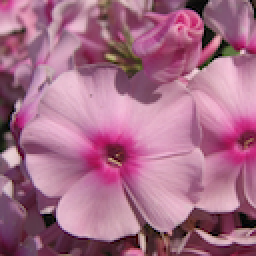
#> input picture flower_color_images/flower_images/0004.png, 128 x 128 px, given in place of 00_002.png, which was not available (shown 2 times larger)
$ jupyter execute translate.ipynb   (text cells are left out)
#> lines starting #> are read from the running program, lines starting #| are printed output that depends on the picture; pictures that were not available may be replaced by others from this repository, and a replacement may not be noted
[cell 1]
from google.colab import drive #buat loot drive
drive.mount('/content/drive')

[cell 2]
# import the necessary packages
from matplotlib import pyplot as plt
import numpy as np
import argparse
import imutils
import cv2

[cell 3]
def plt_imshow(title, image):
	# convert the image frame BGR to RGB color space and display it
	image = cv2.cvtColor(image, cv2.COLOR_BGR2RGB)
	plt.imshow(image)
	plt.title(title)
	plt.grid(False)
	plt.show()

[cell 4]
cd drive/MyDrive/

[cell 5]
# since we are using Jupyter Notebooks we can replace our argument
# parsing code with *hard coded* arguments and values
args = {
	"image": "/content/drive/MyDrive/TKC/00_002.png"
}

[cell 6]
# load the image and display it to our screen
image = cv2.imread(args["image"])
#> image is the input picture: shape (128, 128, 3); mean B, G, R 135.8, 108.8, 167.2
plt_imshow("Original", image)

# shift the image 25 pixels to the right and 50 pixels down
M = np.float32([[1, 0, 25], [0, 1, 50]])
shifted = cv2.warpAffine(image, M, (image.shape[1], image.shape[0]))
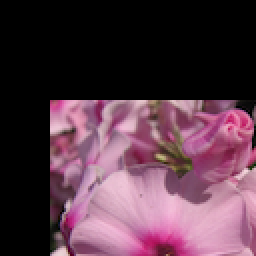
#> shifted: shape (128, 128, 3) (shown 2 times larger); mean B, G, R 69.6, 55.7, 85
plt_imshow("Shifted Down and Right", shifted)

[cell 7]
# now, let's shift the image 50 pixels to the left and 90 pixels
# up by specifying negative values for the x and y directions,
# respectively
M = np.float32([[1, 0, -50], [0, 1, -90]])
shifted = cv2.warpAffine(image, M, (image.shape[1], image.shape[0]))
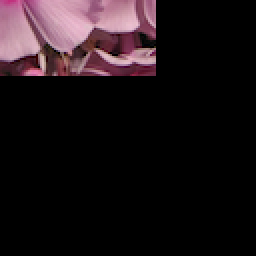
#> shifted: shape (128, 128, 3) (shown 2 times larger); mean B, G, R 22.2, 18.9, 28
plt_imshow("Shifted Up and Left", shifted)

[cell 8]
# use the imutils helper function to translate the image 100 pixels
# down in a single function call
shifted = imutils.translate(image, 0, 100)
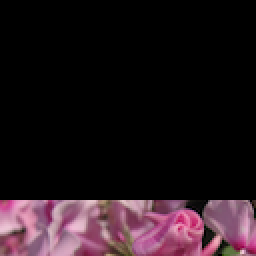
#> shifted: shape (128, 128, 3) (shown 2 times larger); mean B, G, R 27.1, 21.5, 34.3
plt_imshow("Shifted Down", shifted)

$ run again, on flower_color_images/flower_images/0006.png
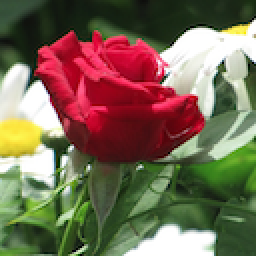
#> input picture flower_color_images/flower_images/0006.png, 128 x 128 px, given in place of 00_002.png, which was not available (shown 2 times larger)
#> image is the input picture: shape (128, 128, 3); mean B, G, R 82.8, 104.4, 120.3
#> `shifted = cv2.warpAffine(image, M, (image.shape[1], image.shape[0]))`:
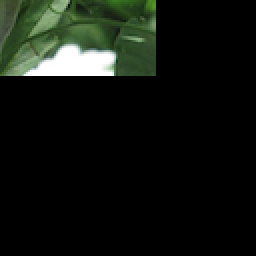
#> shifted: shape (128, 128, 3) (shown 2 times larger); mean B, G, R 15.4, 21.2, 16.9
#> `shifted = imutils.translate(image, 0, 100)`:
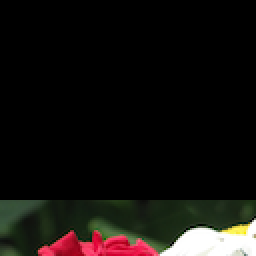
#> shifted: shape (128, 128, 3) (shown 2 times larger); mean B, G, R 14.3, 16.8, 19.8

$ run again, on flower_color_images/flower_images/0008.png
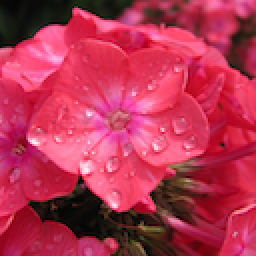
#> input picture flower_color_images/flower_images/0008.png, 128 x 128 px, given in place of 00_002.png, which was not available (shown 2 times larger)
#> image is the input picture: shape (128, 128, 3); mean B, G, R 81.3, 51.8, 180.4
#> `shifted = cv2.warpAffine(image, M, (image.shape[1], image.shape[0]))`:
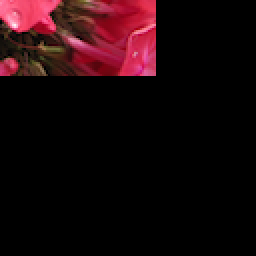
#> shifted: shape (128, 128, 3) (shown 2 times larger); mean B, G, R 10.3, 7.5, 25.5
#> `shifted = imutils.translate(image, 0, 100)`:
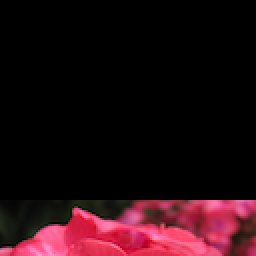
#> shifted: shape (128, 128, 3) (shown 2 times larger); mean B, G, R 16.3, 11.1, 34.2
